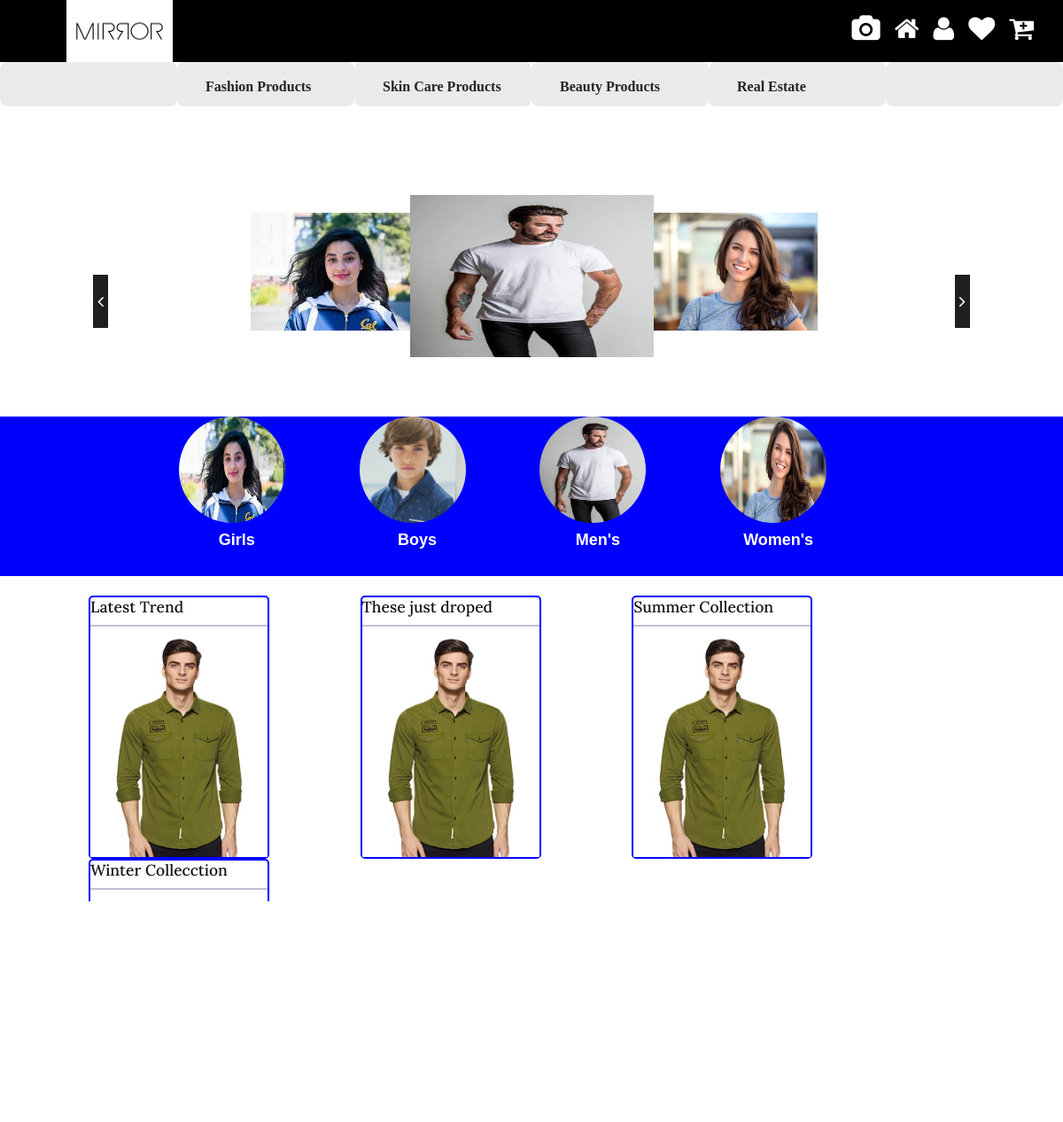
The app's page /display/ with its own data.
### home/models.py (models this page shows, shortened)
class Carousel(models.Model):
    image = models.ImageField(upload_to = "meadia/carousel_image")

class Section(models.Model):
    image = models.ImageField(upload_to = "meadia/carousel_image")
    title = models.CharField(max_length = 50)

class AddView(models.Model):
    product = models.ForeignKey(Product, on_delete= models.CASCADE)
    quotation = models.CharField(max_length=50)

class Product(models.Model):
    image = models.ImageField(upload_to = "meadia/product_image")
    title = models.CharField(max_length = 50)
    price = models.IntegerField()
    section = models.ForeignKey(Section , on_delete=models.CASCADE)

### home/views.py (the view)
# urls.py: path("display/", views.display),
def display(request):
    carousel_obj = Carousel.objects.all()
    section_obj = Section.objects.all()
    add_obj = AddView.objects.all()
    context = {
        "carousel": carousel_obj,
        "section": section_obj,
        "add" : add_obj,
    }
    return render(request, "display.html", context)

### home/templates/display.html (shortened to what this page needs)
{% extends 'base.html' %}
{% load static %}
{% block content %}
<link rel="stylesheet" href="{% static 'css/display.css'%}">
<div class="col-md-2 header" ></div>
<div class="col-md-2 header" >Fashion Products</div>
<div class="col-md-2 header" >Skin Care Products</div>
<div class="col-md-2 header" >Beauty Products</div>
<div class="col-md-2 header" >Real Estate</div>
<div class="col-md-2 header" ></div>
<div class="container-carousel">
  <div class="slider">
    {% for data in carousel %}
    <div class="slide"> <img src="/media/{{data.image}}" alt="" srcset=""></div>
    {% endfor %}
  </div>
  <div class="buttons">
    <button style ="margin-top: 8em; margin-left: 5em;"class="prev" onclick="prev()">
      <i class="fa fa-angle-left"></i></button>
    <button style ="margin-top: 8em; margin-right: 5em;"class="next" onclick="next()">
      <i class="fa fa-angle-right"></i></button>
  </div>
</div>
<div class="mid row">
  <div style="display: inline-block; width: 20rem;"></div>
  {% for data in section %}
  <div class="section-card">
  <img src="/media/{{data.image}}" alt="" class="section"  >
  <span class="section-title" >{{data.title}}</span>
  </div>
  {% endfor %}
  <div style="display: inline-block; width: 20rem;"></div>
  <div class="container my-5">
    {% for data in add %}
    <div style="display: inline-block; margin: auto; margin-left: 10em; border: 2px solid blue; border-radius: 5px;">
      <h3>{{data.quotation}}</h3>
      <b><hr style="color: rgb(4, 4, 88); height: .2em;"></b>
      <img src="/media/{{data.product.image}}" alt=""  width="200" height="250">
    </div>
    {% endfor %}
  </div>
</div>
{% endblock %}

### home/templates/base.html (shortened to what this page needs)
<!doctype html>
<html lang="en">
{% load static %}
<head>
    <link href="https://maxcdn.bootstrapcdn.com/font-awesome/4.7.0/css/font-awesome.min.css" rel="stylesheet"/>
    <link href="{% static 'css/bootstrap3.css' %}" rel="stylesheet" type="text/css" media="all" />
    <link rel="stylesheet" href="{% static 'css/font-awesome.min.css' %}" type="text/css">
    <link rel="stylesheet" href="{% static 'css/elegant-icons.css' %}" type="text/css">
    <link rel="stylesheet" href="{% static 'css/flaticon.css' %}" type="text/css">
    <link rel="stylesheet" href="{% static 'css/icon.css' %}" type="text/css">
    <link rel="stylesheet" href="{% static 'css/owl.carousel.min.css' %}" type="text/css">
    <link rel="stylesheet" href="{% static 'css/nice-select.css' %}" type="text/css">
    <link rel="stylesheet" href="{% static 'css/jquery-ui.min2.css' %}" type="text/css">
    <link rel="stylesheet" href="{% static 'css/magnific-popup.css' %}" type="text/css">
    <link rel="stylesheet" href="{% static 'css/slicknav.min.css' %}" type="text/css">
    <link rel="stylesheet" href="{% static 'css/style.css' %}" type="text/css">
    <link rel="stylesheet" href="{% static 'css/index.css'%}">
    <link href="https://cdn.jsdelivr.net/npm/bootstrap@5.0.0-beta3/dist/css/bootstrap.min.css" rel="stylesheet"
>
</head>
<body>
    <nav>
        <div class="nav">
            <div class="col-md-3">
                <img src="{% static 'images/logo.jpg'%}" alt="" width="120" height="70" style="margin-left: 6em;">
            </div>
            <div class="col-md-9 ">
                <ul style="float:right">
                   <a href="/product"> <li class="fa fa-camera fa-3x "></li></a>
                    <a href="/"><li class="fa fa-home fa-3x "></li></a>
                    <a href="/display"><li class="fa fa-user fa-3x"></li></a>
                    <a href=""><li class="fa fa-heart fa-3x "></li></a>
                    <a href=""><li class="fa fa-cart-plus fa-3x"></li></a>
                </ul>
            </div>
        </div>
    </nav>
    {% block content %}
    {% endblock %}
</body>
</html>

### home/static/css/style.css (style rules this page uses)
html, body { height: 100%; font-family: "Cabin", sans-serif; -webkit-font-smoothing: antialiased; font-smoothing: antialiased; }
h1, h2, h3, h4, h5, h6 { margin: 0; color: #111111; font-weight: 400; font-family: "Lora", serif; }
h3 { font-size: 30px; }
img { max-width: 100%; }
ul, ol { padding: 0; margin: 0; }
.section-title { text-align: center; margin-bottom: 22px; }
@media only screen and (min-width: 1200px) { .container { max-width: 1170px; } }

### home/static/css/display.css (style rules this page uses)
.header { height: 5rem; background-color: rgb(236, 233, 233); border-radius: .5em; box-shadow: gray; padding: 1em; padding-left: 2em; font-size: medium; font-weight: bold; font-family: Georgia, 'Times New Roman', Times, serif; }
.mid { background-color: blue; height: 18em; margin-top: 5em; }
.section { display: inline-block; width: 12em; height: 12em; border-radius: 50rem; margin: auto; }
.section-card { display: inline-block; width: 20em; margin: auto; }
.section-title { display: block; margin-left: -3em; margin-top: .5em ; font: 1.8em sans-serif; color: white; font-weight: bold; }
.slider { height: 300px; width: max-content; margin: auto; display: flex; font-family: "Ubuntu", sans-serif; text-align: center; color: white; }
.slider .slide { width: 275px; height: 200px; display: none; font-size: 50px; z-index: 2; border-radius: 2px; padding-top: 100px; box-shadow: 0px 15px 10px -10px lightgray; }
.slider .slide:nth-child(1) { display: block; }
.prev, .next { position: absolute; font-size: 20px; border: none; padding: 15px 5px; color: white; background-color: #1f1f1f; cursor: pointer; }
.next { display: block; right: 5px; top: 150px; }
.prev { display: block; left: 5px; top: 150px; }

### home/templates/base.html (style rules this page uses)
.nav { background-color: black; height: 60; }
ul { list-style-type: none; margin: 1em; }
li { float: left; }
li { text-align: right; display: block; padding: 8px; color: white; }

### records on screen
Carousel: image (picture)
Carousel: image (picture)
Carousel: image (picture)
Section: image (picture), title "Girls"
Section: image (picture), title "Boys"
Section: image (picture), title "Men's"
Section: image (picture), title "Women's"
AddView: quotation "Latest Trend", product.image (picture)
AddView: quotation "These just droped", product.image (picture)
AddView: quotation "Summer Collection", product.image (picture)
AddView: quotation "Winter Collecction", product.image (picture)
